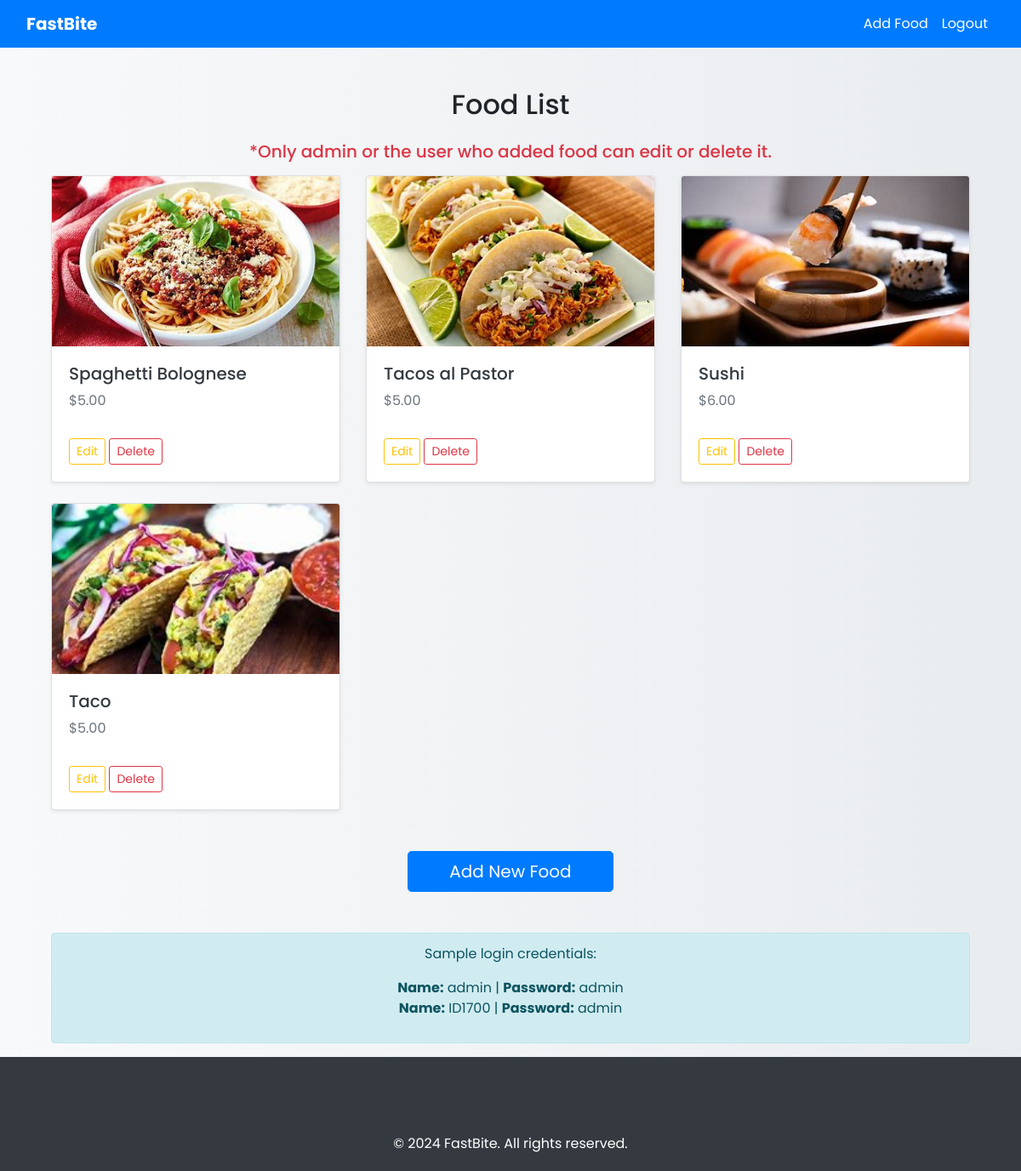
The app's page / (signed in), older data.
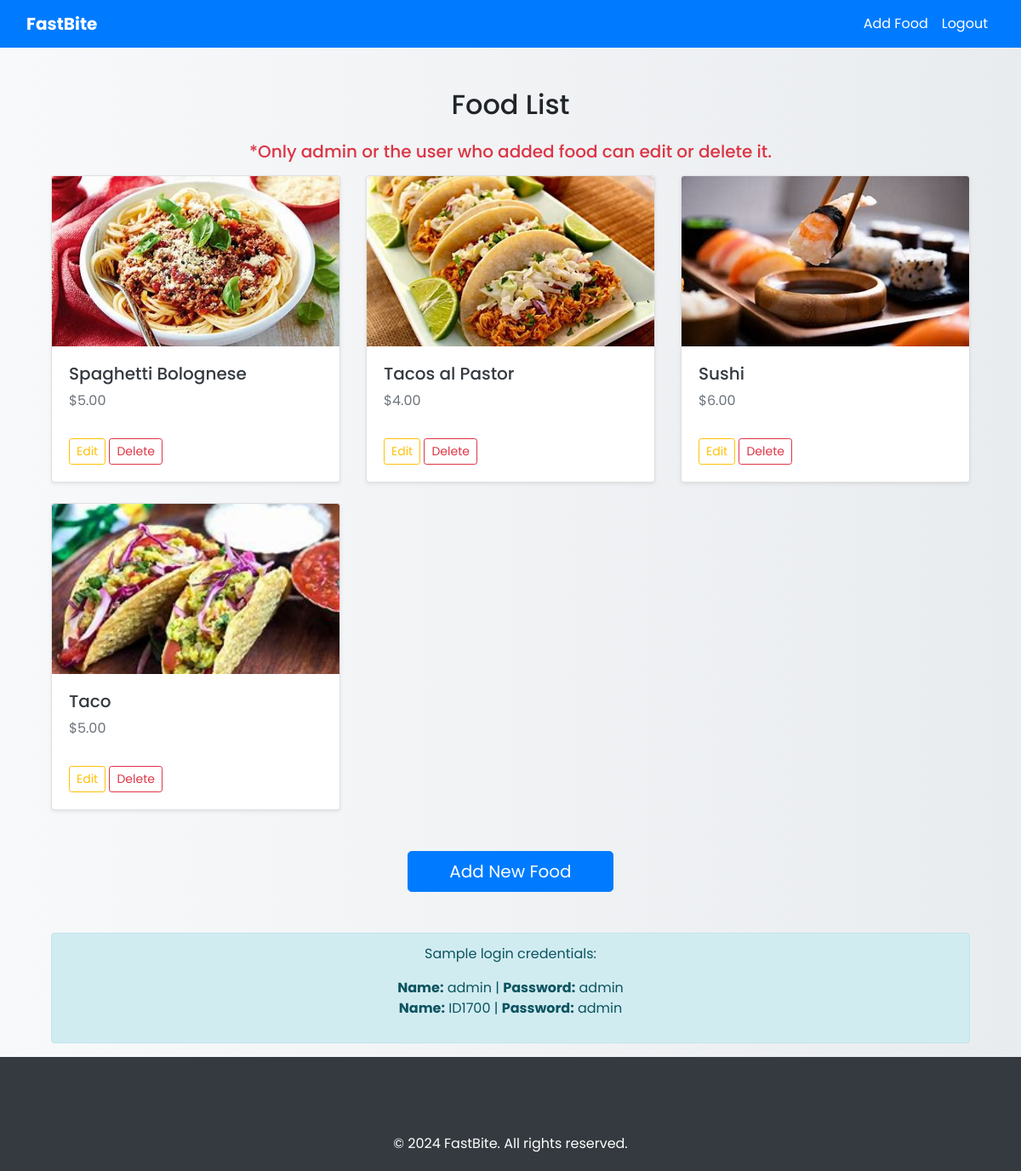
The same page, newer data.
### Menu/models.py (models this page shows, shortened)
class Food(models.Model):
    food_type = models.ForeignKey(FoodType, on_delete=models.CASCADE, verbose_name="Type of Food")
    name = models.CharField(max_length=100, verbose_name="Food Name")
    ingredients = models.TextField(verbose_name="Ingredients")
    price = models.DecimalField(max_digits=6, decimal_places=2, verbose_name="Price")
    view_count = models.PositiveIntegerField(default=0, verbose_name="View Count")
    created_by = models.ForeignKey(User, on_delete=models.CASCADE, verbose_name="Created By", related_name="foods", default=1)  # Provide a default user ID
    created_at = models.DateTimeField(default=timezone.now, verbose_name="Created At")
    updated_at = models.DateTimeField(auto_now=True, verbose_name="Updated At")
    image = models.ImageField(upload_to='food_images/', verbose_name="Food Image", blank=True, null=True)
    preparation_time = models.PositiveIntegerField(verbose_name="Preparation Time (minutes)", blank=True, null=True)
    class Meta:
        verbose_name_plural = "Foods"
        permissions = [
            ("can_add_food", "Can add food"),
            ("can_edit_food", "Can edit food"),
            ("can_delete_food", "Can delete food"),
        ]

### Menu/views.py (the view)
# urls.py: path('', views.food_list, name='food_list'),
@login_required
def food_list(request):
    foods = Food.objects.all()
    return render(request, 'food_list.html', {'foods': foods, 'current_year': timezone.now().year})

### Menu/templates/food_list.html (shortened to what this page needs)
{% extends 'base.html' %}
{% block content %}
<div class="container mt-4">
    <h2 class="mb-4 text-center">Food List</h2>
    <h5 class="mb-3 text-danger text-center">*Only admin or the user who added food can edit or delete it.</h5>
    <div class="row">
        {% for food in foods %}
        <div class="col-md-6 col-lg-4 mb-4">
            <div class="card shadow-sm h-100">
                {% if food.image %}
                    <a href="{% url 'menu:food_detail' food.pk %}">
                        <img src="{{ food.image.url }}" class="card-img-top" alt="{{ food.name }}" style="height: 200px; object-fit: cover;">
                    </a>
                {% endif %}
                <div class="card-body d-flex flex-column justify-content-between">
                    <div>
                        <h5 class="card-title mb-2">
                            <a href="{% url 'menu:food_detail' food.pk %}" class="text-dark text-decoration-none">{{ food.name }}</a>
                        </h5>
                        <p class="text-muted fw-light">${{ food.price }}</p>
                    </div>
                    <div class="mt-3">
                        {% if request.user.is_superuser or food.created_by == request.user %}
                            <a href="{% url 'menu:edit_food' food.pk %}" class="btn btn-outline-warning btn-sm me-2 edit">Edit</a>
                            <form action="{% url 'menu:delete_food' food.pk %}" method="post" class="d-inline">
                                <button type="submit" class="btn btn-outline-danger btn-sm delete">Delete</button>
                            </form>
                        {% else %}
                            <span class="text-muted fst-italic">Modification not allowed.</span>
                        {% endif %}
                    </div>
                </div>
            </div>
        </div>
        {% empty %}
            <p class="text-center text-muted">No food items available.</p>
        {% endfor %}
    </div>
    {% if request.user.is_authenticated %}
    <div class="text-center my-4">
        <a href="{% url 'menu:add_food' %}" class="btn btn-primary btn-lg px-5">Add New Food</a>
    </div>
    <div class="alert alert-info mt-5 text-center">
        <p>Sample login credentials:</p>
        <ul class="list-unstyled">
            <li><strong>Name:</strong> admin | <strong>Password:</strong> admin</li>
            <li><strong>Name:</strong> ID1700 | <strong>Password:</strong> admin</li>
        </ul>
    </div>
    {% else %}
    <p class="text-center text-muted">Please log in to interact with the food items.</p>
    {% endif %}
</div>
{% endblock %}

### Menu/templates/base.html (shortened to what this page needs)
<!DOCTYPE html>
<html lang="en">
<head>
    <link rel="stylesheet" href="https://stackpath.bootstrapcdn.com/bootstrap/4.5.2/css/bootstrap.min.css">
    <link rel="stylesheet" href="https://cdnjs.cloudflare.com/ajax/libs/font-awesome/5.15.4/css/all.min.css">
</head>
<body>
    <nav class="navbar navbar-expand-lg navbar-dark fixed-top">
        <div class="container-fluid">
            <a class="navbar-brand" href="{% url 'menu:food_list' %}">FastBite</a>
            <div class="collapse navbar-collapse" id="navbarNav">
                <ul class="navbar-nav ml-auto">
                    <li class="nav-item">
                        <a class="nav-link" href="{% url 'menu:add_food' %}">Add Food</a>
                    </li>
                    {% if user.is_authenticated %}
                        <li class="nav-item">
                            <a class="nav-link" href="{% url 'menu:logout' %}">Logout</a>
                        </li>
                    {% else %}
                        <li class="nav-item">
                            <a class="nav-link" href="{% url 'menu:login' %}">Login</a>
                        </li>
                    {% endif %}
                </ul>
            </div>
        </div>
    </nav>
    <div class="container flex-grow-1 mt-4">
        {% block content %}
        {% endblock %}
    </div>
    <footer class="footer">
        <div class="container">
            <span>&copy; {{ current_year }} FastBite. All rights reserved.</span>
        </div>
    </footer>
</body>
</html>

### Menu/templates/base.html (style rules this page uses)
body { padding-top: 56px; display: flex; flex-direction: column; min-height: 100vh; background: linear-gradient(to right, #f8f9fa, #e9ecef); font-family: 'Poppins', sans-serif; }
.navbar { background-color: #007bff; }
.navbar-brand { font-weight: bold; color: #fff !important; }
.nav-link { color: #fff !important; }
.footer { background-color: #343a40; color: #fff; padding: 20px 0; width: 100%; text-align: center; margin-top: auto; }
.container { flex: 1; margin-top: 70px; }
.btn { transition: background-color 0.3s ease, transform 0.3s ease; }

### Menu/templates/food_list.html (style rules this page uses)
.card { transition: transform 0.2s ease, box-shadow 0.2s ease; }

Row changes from the older to the newer data that the page shows:
changed Food "Tacos al Pastor": price "5.00" → "4.00"
